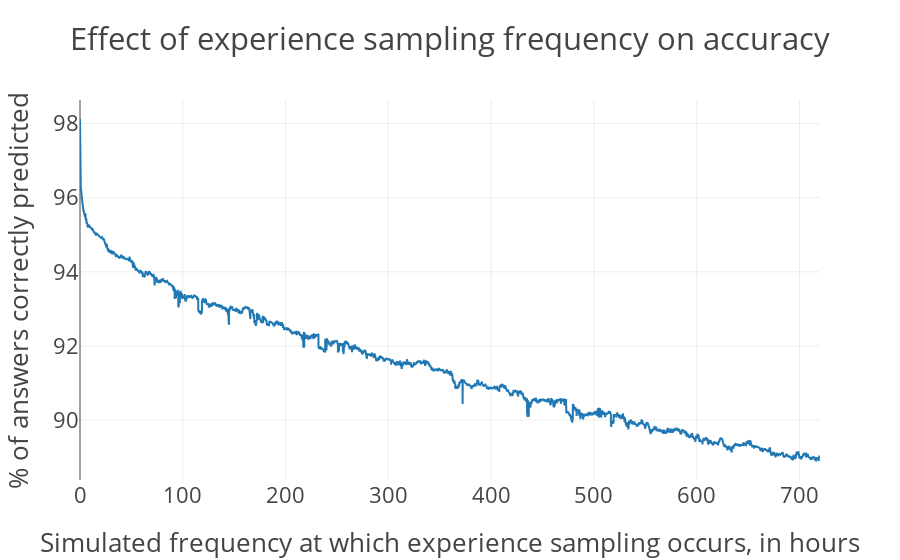

The cell this chart's notebook holds for it:
### Code cell
plot_points(
  hour_fractions_to_percent_correct,
  title="Effect of experience sampling frequency on accuracy",
  xlabel="Simulated frequency at which experience sampling occurs, in hours",
  ylabel="% of answers correctly predicted",
  font=dict(size=22)
)

### Figure 1 — Plotly figure (JSON) as saved in the notebook; plotly's stock layout.template omitted (floating-point values rounded to 4 significant figures; data arrays with more than 128 entries replaced by an {"elided": "..."} marker saying what was removed)
{"data": [{"type": "scatter", "uid": "803e41ce-88e2-4741-82e5-b7297bd24174", "x": {"elided": "43200 float values"}, "y": {"elided": "43200 float values"}}], "layout": {"font": {"size": 22}, "title": {"text": "Effect of experience sampling frequency on accuracy"}, "xaxis": {"title": {"text": "Simulated frequency at which experience sampling occurs, in hours"}}, "yaxis": {"title": {"text": "% of answers correctly predicted"}}}}
